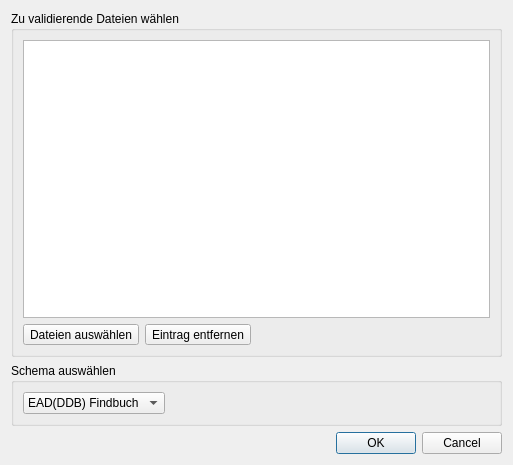
<?xml version="1.0" encoding="UTF-8"?>
<ui version="4.0">
 <class>validationDialog</class>
 <widget class="QDialog" name="validationDialog">
  <property name="geometry">
   <rect>
    <x>0</x>
    <y>0</y>
    <width>513</width>
    <height>465</height>
   </rect>
  </property>
  <property name="windowTitle">
   <string>Validierung</string>
  </property>
  <layout class="QGridLayout" name="gridLayout">
   <item row="1" column="0">
    <widget class="QGroupBox" name="groupBox_2">
     <property name="title">
      <string>Schema auswählen</string>
     </property>
     <layout class="QGridLayout" name="gridLayout_3">
      <item row="0" column="0">
       <widget class="QComboBox" name="comboBox_schema_selection">
        <item>
         <property name="text">
          <string>EAD(DDB) Findbuch</string>
         </property>
        </item>
        <item>
         <property name="text">
          <string>EAD(DDB) Tektonik</string>
         </property>
        </item>
       </widget>
      </item>
      <item row="0" column="1">
       <spacer name="horizontalSpacer_3">
        <property name="orientation">
         <enum>Qt::Horizontal</enum>
        </property>
        <property name="sizeHint" stdset="0">
         <size>
          <width>40</width>
          <height>20</height>
         </size>
        </property>
       </spacer>
      </item>
     </layout>
    </widget>
   </item>
   <item row="2" column="0">
    <widget class="QDialogButtonBox" name="buttonBox_validation_dialog">
     <property name="orientation">
      <enum>Qt::Horizontal</enum>
     </property>
     <property name="standardButtons">
      <set>QDialogButtonBox::Cancel|QDialogButtonBox::Ok</set>
     </property>
    </widget>
   </item>
   <item row="0" column="0">
    <widget class="QGroupBox" name="groupBox">
     <property name="title">
      <string>Zu validierende Dateien wählen</string>
     </property>
     <layout class="QGridLayout" name="gridLayout_2">
      <item row="0" column="0" colspan="3">
       <widget class="QListWidget" name="listWidget_validation_files">
        <property name="enabled">
         <bool>true</bool>
        </property>
       </widget>
      </item>
      <item row="1" column="0">
       <widget class="QToolButton" name="toolButton_select_files">
        <property name="text">
         <string>Dateien auswählen</string>
        </property>
       </widget>
      </item>
      <item row="1" column="1">
       <widget class="QToolButton" name="toolButton_remove_file_entry">
        <property name="text">
         <string>Eintrag entfernen</string>
        </property>
       </widget>
      </item>
      <item row="1" column="2">
       <spacer name="horizontalSpacer_2">
        <property name="orientation">
         <enum>Qt::Horizontal</enum>
        </property>
        <property name="sizeHint" stdset="0">
         <size>
          <width>257</width>
          <height>20</height>
         </size>
        </property>
       </spacer>
      </item>
     </layout>
    </widget>
   </item>
  </layout>
 </widget>
 <resources/>
 <connections>
  <connection>
   <sender>buttonBox_validation_dialog</sender>
   <signal>accepted()</signal>
   <receiver>validationDialog</receiver>
   <slot>accept()</slot>
   <hints>
    <hint type="sourcelabel">
     <x>248</x>
     <y>254</y>
    </hint>
    <hint type="destinationlabel">
     <x>157</x>
     <y>274</y>
    </hint>
   </hints>
  </connection>
  <connection>
   <sender>buttonBox_validation_dialog</sender>
   <signal>rejected()</signal>
   <receiver>validationDialog</receiver>
   <slot>reject()</slot>
   <hints>
    <hint type="sourcelabel">
     <x>316</x>
     <y>260</y>
    </hint>
    <hint type="destinationlabel">
     <x>286</x>
     <y>274</y>
    </hint>
   </hints>
  </connection>
 </connections>
</ui>
